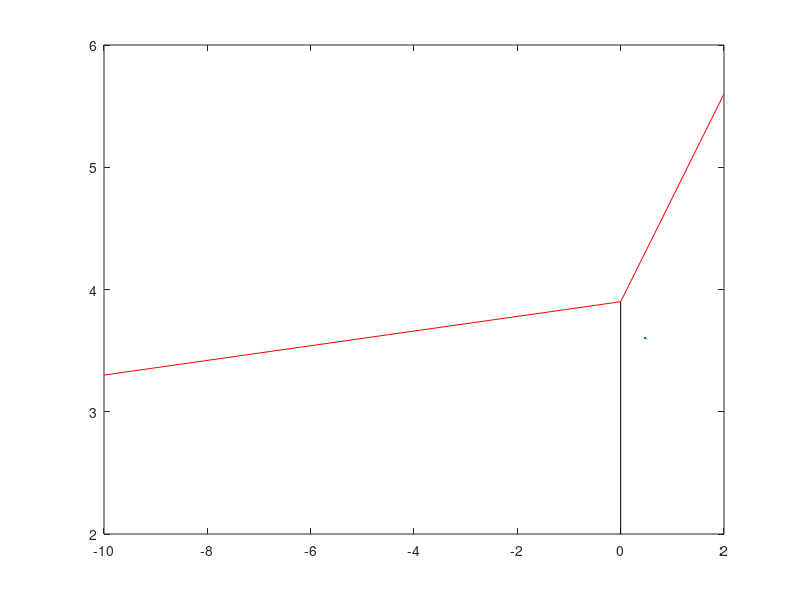

MATLAB code to generate this figure:
%% Variables to be used
% Input
% LogRho - logarithm of the density [g/cc]
% LogT - logarithm of the temperature [K]

% Intermediate
% PhaseData - N x 2 cell array containing boundary values where N is the number of phase divisions and the two columns are Log Density and Log Temperature values. The two values in each column should be stored as a 1 x 2 vector.

% Output
% mVals - column vector of the m values corresponding to the phase divisions listed in the table and stored in the cell array
% bVals - column vector of the b values corresponding to the phase divisions listed in the table and stored in the cell array

%% Inputs
% This generates the variables LogRho and LogT, replicating output created by the following two lines of code.
if ~exist('LogRho')
    LogRho=rand*12-10;
    LogT=rand*4+2;
end
% LogRho=input('Enter the logarithm of the Density [g/cc]: ');
% LogT=input('Enter the logarithm of the Temperature [K]: ');

%% Program
% Start writing your program here

PhaseData={[-10 0],[3.3 3.9];[0 2], [3.9 5.6];[0 0] [2 3.9]}
[r,c]=size(PhaseData)

mVals=[]
bVals=[]

figure()
xlabel('')
ylabel('')
text(-8,3,'')
grid on
bro=[]
Count=0
b=1
line_ys=[]
for kk=1:r
    L=PhaseData{kk,1}
    V=PhaseData{kk,2}
    if PhaseData{kk,1}(1)-PhaseData{kk,1}(2)==0
        plot([0,0],PhaseData{kk,2},'k');
        
        mVals(kk,1)=0
        bVals(kk,1)=2.95

    else
        
        L=PhaseData{kk,1}
        V=PhaseData{kk,2}
        Count=Count+1
        C=polyfit(L,V,1)
        mVals(Count,1)=C(1)
        bVals(Count,1)=C(2)
        line_ys(kk)=C(1)*LogRho+C(2);
        plot(PhaseData{kk,1},mVals(Count,1)*PhaseData{kk,1}+bVals(Count,1),'r');
        
    end
        
         
    hold on;
end
plot(LogRho, LogT)
if (LogRho<=0 ) && (LogT<=line_ys(1))
    PHASE='Molecular Fluid'
elseif ( LogRho > 0 ) && (LogT<=line_ys(2))
    PHASE='Metallic Fluid'
else
    PHASE='Plasma'
end

fprintf('For the log density %0.1f and log temperature %0.1f, the phase is %s',LogRho,LogT,PHASE)